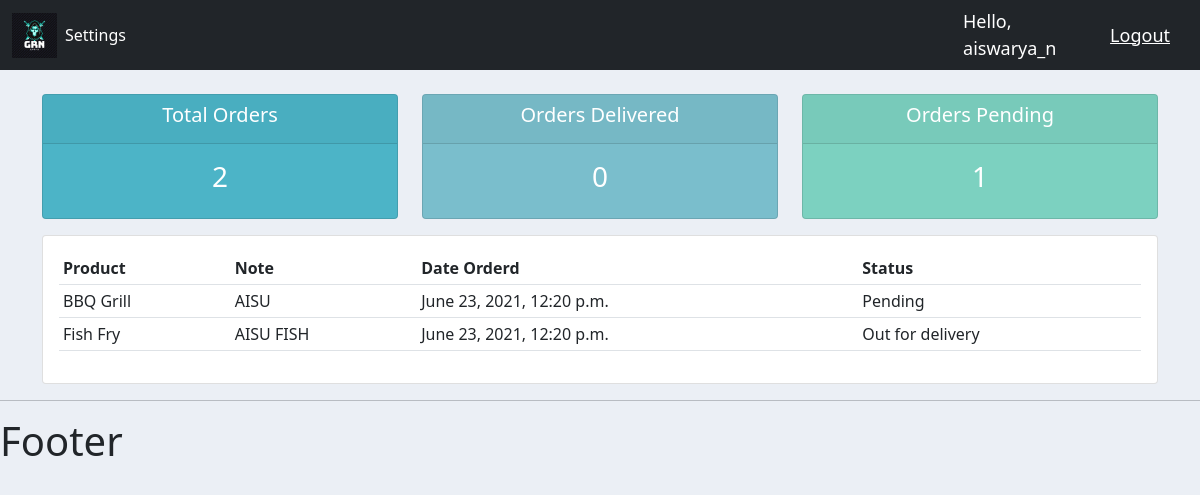
Screenshot of /user/ (signed in) with the database file from the repository.
### accounts/models.py (models this page shows, shortened)
class Order(models.Model):
    STATUS = (
        ('Pending', 'Pending'),
        ('Out for delivery', 'Out for delivery'),
        ('Delivered', 'Delivered'),
    )
    customer = models.ForeignKey(Customer, null=True, on_delete=models.SET_NULL)
    product = models.ForeignKey(Product, null=True, on_delete=models.SET_NULL)
    date_created = models.DateTimeField(auto_now_add=True, null=True)
    status = models.CharField(max_length=200, null=True, choices=STATUS)
    note = models.CharField(max_length=2000, null=True)

class Product(models.Model):
    CATEGORY = (
        ('Indoor', 'Indoor'),
        ('Out Door', 'Out Door'),
    )
    name = models.CharField(max_length=200, null=True)
    price = models.FloatField(null=True)
    category = models.CharField(max_length=200, null=True, choices=CATEGORY)
    description = models.CharField(max_length=200, null=True, blank=True)
    date_created = models.DateTimeField(auto_now_add=True, null=True)
    tags = models.ManyToManyField(Tag)
    def __str__(self):
        return self.name

### accounts/decorators.py (the view)
        def wrapper_func(request, *args, **kwargs):
            group = None
            if request.user.groups.exists():
                group = request.user.groups.all()[0].name
            if group in allowed_roles:
                return view_func(request, *args, **kwargs)
            else:
                return HttpResponse('You are not authorized to view this page')

### accounts/views.py (called while the page is built)
@login_required(login_url='login')
@allowed_users(allowed_roles=['Customer'])
def userPage(request):
    orders = request.user.customer.order_set.all() #querriying order details of that specific customer
    total_orders = orders.count()
    delivered = orders.filter(status='Delivered').count()
    pending = orders.filter(status='Pending').count()
    context = {'orders':orders, 'total_orders':total_orders,
              'delivered':delivered, 'pending':pending}
    return render(request, 'accounts/user.html', context)

### accounts/templates/accounts/user.html
{% extends 'accounts/main.html' %}
{% block content %}
{% include 'accounts/status.html' %}
<div class="row">
	<div class="col-md">
		<div class="card card-body">
			<table class="table table-sm">
				<tr>
					<th>Product</th>
					<th>Note</th>
					<th>Date Orderd</th>
					<th>Status</th>
				</tr>
				{% for order in orders %}
				<tr>
					<td>{{order.product}}</td>
					<td>{{order.note}}</td>
					<td>{{order.date_created}}</td>
					<td>{{order.status}}</td>
				</tr>
				{% endfor %}
			</table>
		</div>
	</div>
</div>
{% endblock content %}

### accounts/templates/accounts/navbar.html (shortened to what this page needs)
{% load static %}
<nav class="navbar navbar-expand-lg navbar-dark bg-dark">
    <div class="container-fluid">
      <img style="width: 45px;" src="{% static 'images/logo.png' %}">
      <div class="collapse navbar-collapse" id="navbarNav">
        <ul class="navbar-nav">
          {% if request.user.is_staff %}     >
          <li class="nav-item">
            <a class="nav-link active" aria-current="page" href="{% url 'home' %}">Dashboard</a>
          </li>
          <li class="nav-item">
            <a class="nav-link active" href="{% url 'products' %}">Products</a>
          </li>
          {% else %}
          <li class="nav-item">
            <a class="nav-link active" href="{% url 'account' %}">Settings</a>
         </li>
         {% endif %}
        </ul>
      </div>
    </div>
    <span class="hello-msg">Hello, {{request.user}}</span>
    <span><a class="hello-msg" href="{% url 'logout' %}">Logout</a></span>
  </nav>

### static/css/main.css (style rules this page uses)
body { background-color: #ebeff5; }

### accounts/templates/accounts/navbar.html (style rules this page uses)
.hello-msg { font-size: 18px; color: #fff; margin-right: 30px; }

### rows the page displays
Order: product "BBQ Grill", note "AISU", date_created "June 23, 2021, 12:20 p.m.", status "Pending"
Order: product "Fish Fry", note "AISU FISH", date_created "June 23, 2021, 12:20 p.m.", status "Out for delivery"

### other values shown
{{ request.user }} "aiswarya_n"
{{ total_orders }} "2"
{{ delivered }} "0"
{{ pending }} "1"
